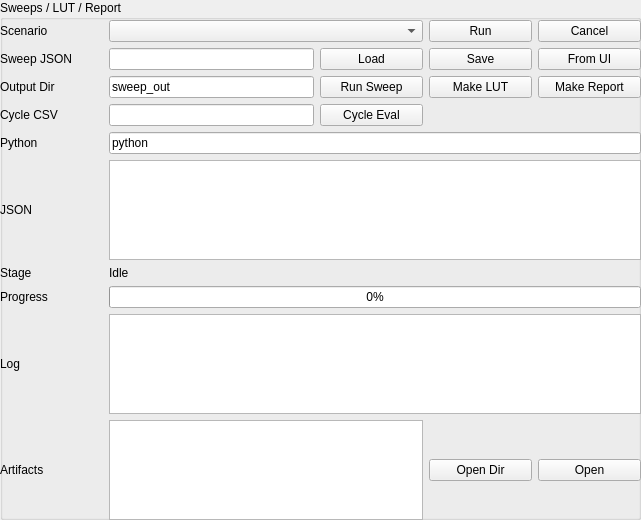
  <widget class="QGroupBox" name="groupBox_sweep">
    <property name="geometry">
     <rect>
      <x>10</x>
      <y>980</y>
      <width>641</width>
      <height>520</height>
     </rect>
    </property>
    <property name="title">
     <string>Sweeps / LUT / Report</string>
    </property>
    <widget class="QWidget" name="gridLayoutWidget_sweep">
     <property name="geometry">
      <rect>
       <x>0</x>
       <y>20</y>
       <width>641</width>
       <height>500</height>
      </rect>
     </property>
     <layout class="QGridLayout" name="gridLayout_sweep">
      <item row="0" column="0">
       <widget class="QLabel" name="labelScenario">
        <property name="text">
         <string>Scenario</string>
        </property>
       </widget>
      </item>
      <item row="0" column="1" colspan="3">
       <widget class="QComboBox" name="scenarioPreset"/>
      </item>
      <item row="0" column="4">
       <widget class="QPushButton" name="pbRunScenario">
        <property name="text">
         <string>Run</string>
        </property>
       </widget>
      </item>
      <item row="0" column="5">
       <widget class="QPushButton" name="pbCancelRun">
        <property name="text">
         <string>Cancel</string>
        </property>
       </widget>
      </item>
      <item row="1" column="0">
       <widget class="QLabel" name="labelSweepConfigPath">
        <property name="text">
         <string>Sweep JSON</string>
        </property>
       </widget>
      </item>
      <item row="1" column="1" colspan="2">
       <widget class="QLineEdit" name="sweepConfigPath"/>
      </item>
      <item row="1" column="3">
       <widget class="QPushButton" name="pbSweepLoad">
        <property name="text">
         <string>Load</string>
        </property>
       </widget>
      </item>
      <item row="1" column="4">
       <widget class="QPushButton" name="pbSweepSave">
        <property name="text">
         <string>Save</string>
        </property>
       </widget>
      </item>
      <item row="1" column="5">
       <widget class="QPushButton" name="pbSweepFromUi">
        <property name="text">
         <string>From UI</string>
        </property>
       </widget>
      </item>
      <item row="2" column="0">
       <widget class="QLabel" name="labelSweepOutDir">
        <property name="text">
         <string>Output Dir</string>
        </property>
       </widget>
      </item>
      <item row="2" column="1" colspan="2">
       <widget class="QLineEdit" name="sweepOutDir">
        <property name="text">
         <string>sweep_out</string>
        </property>
       </widget>
      </item>
      <item row="2" column="3">
       <widget class="QPushButton" name="pbRunSweep">
        <property name="text">
         <string>Run Sweep</string>
        </property>
       </widget>
      </item>
      <item row="2" column="4">
       <widget class="QPushButton" name="pbMakeLut">
        <property name="text">
         <string>Make LUT</string>
        </property>
       </widget>
      </item>
      <item row="2" column="5">
       <widget class="QPushButton" name="pbMakeReport">
        <property name="text">
         <string>Make Report</string>
        </property>
       </widget>
      </item>
      <item row="3" column="0">
       <widget class="QLabel" name="labelCycleCsv">
        <property name="text">
         <string>Cycle CSV</string>
        </property>
       </widget>
      </item>
      <item row="3" column="1" colspan="2">
       <widget class="QLineEdit" name="cycleCsvPath"/>
      </item>
      <item row="3" column="3">
       <widget class="QPushButton" name="pbCycleEval">
        <property name="text">
         <string>Cycle Eval</string>
        </property>
       </widget>
      </item>
      <item row="4" column="0">
       <widget class="QLabel" name="labelPythonExe">
        <property name="text">
         <string>Python</string>
        </property>
       </widget>
      </item>
      <item row="4" column="1" colspan="5">
       <widget class="QLineEdit" name="pythonExePath">
        <property name="text">
         <string>python</string>
        </property>
       </widget>
      </item>
      <item row="5" column="0">
       <widget class="QLabel" name="labelSweepJson">
        <property name="text">
         <string>JSON</string>
        </property>
       </widget>
      </item>
      <item row="5" column="1" colspan="5">
       <widget class="QPlainTextEdit" name="sweepConfigJson"/>
      </item>
      <item row="6" column="0">
       <widget class="QLabel" name="labelStage">
        <property name="text">
         <string>Stage</string>
        </property>
       </widget>
      </item>
      <item row="6" column="1" colspan="5">
       <widget class="QLabel" name="runStageLabel">
        <property name="text">
         <string>Idle</string>
        </property>
       </widget>
      </item>
      <item row="7" column="0">
       <widget class="QLabel" name="labelProgress">
        <property name="text">
         <string>Progress</string>
        </property>
       </widget>
      </item>
      <item row="7" column="1" colspan="5">
       <widget class="QProgressBar" name="runProgress">
        <property name="value">
         <number>0</number>
        </property>
       </widget>
      </item>
      <item row="8" column="0">
       <widget class="QLabel" name="labelRunLog">
        <property name="text">
         <string>Log</string>
        </property>
       </widget>
      </item>
      <item row="8" column="1" colspan="5">
       <widget class="QPlainTextEdit" name="runLog">
        <property name="readOnly">
         <bool>true</bool>
        </property>
       </widget>
      </item>
      <item row="9" column="0">
       <widget class="QLabel" name="labelArtifacts">
        <property name="text">
         <string>Artifacts</string>
        </property>
       </widget>
      </item>
      <item row="9" column="1" colspan="3">
       <widget class="QListWidget" name="artifactList"/>
      </item>
      <item row="9" column="4">
       <widget class="QPushButton" name="pbOpenOutDir">
        <property name="text">
         <string>Open Dir</string>
        </property>
       </widget>
      </item>
      <item row="9" column="5">
       <widget class="QPushButton" name="pbOpenArtifact">
        <property name="text">
         <string>Open</string>
        </property>
       </widget>
      </item>
     </layout>
    </widget>
   </widget>
